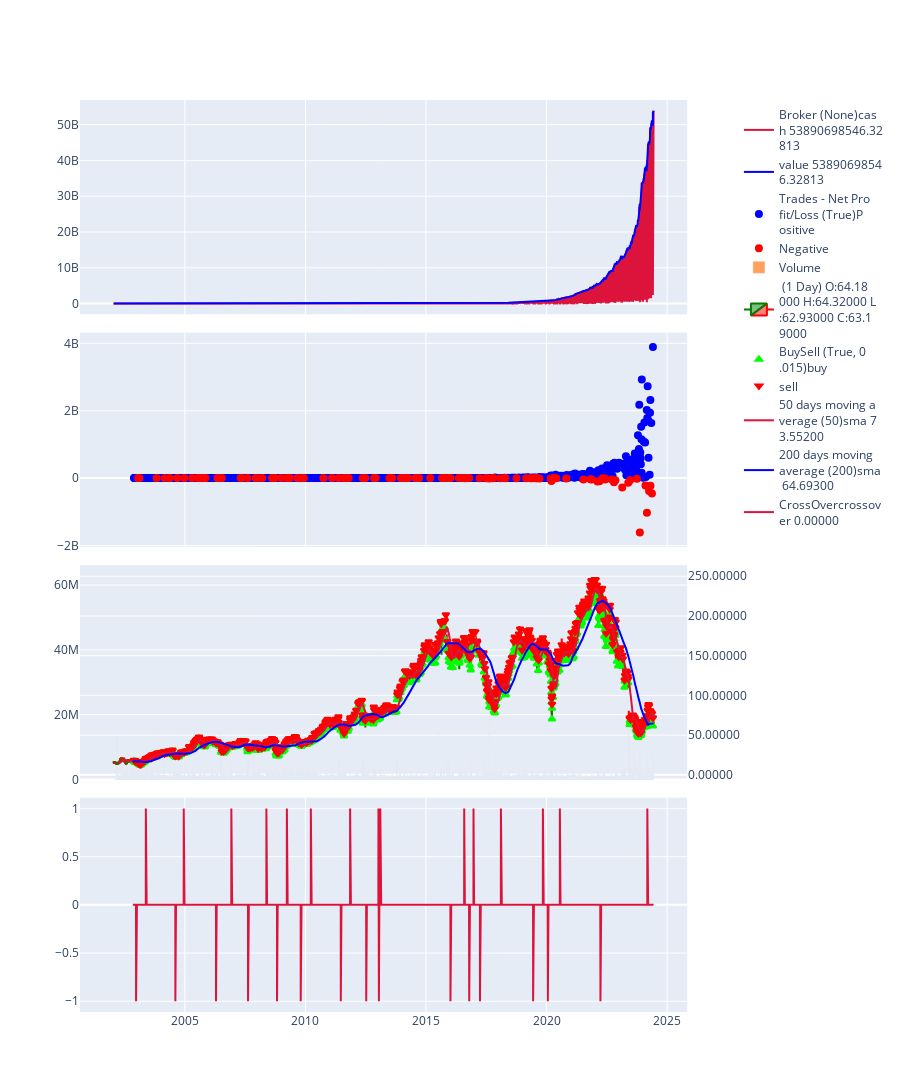

Notebook cell for this chart:
### Code cell
import backtrader as bt
import pandas as pd

# import the package after installation
from backtrader_plotly.plotter import BacktraderPlotly
from backtrader_plotly.scheme import PlotScheme
import plotly.io

# 初始化回測引擎
cerebro = bt.Cerebro()
cerebro.addstrategy(GoldenCross)
cerebro.adddata(data)
# 设置交易佣金为 0.2%
cerebro.broker.setcommission(commission=0.002)  # 0.2% 的佣金
cerebro.broker.setcash(1000.0)

# 執行回測
results = cerebro.run()

# define plot scheme with new additional scheme arguments
scheme = PlotScheme(decimal_places=5, max_legend_text_width=16)

figs = cerebro.plot(BacktraderPlotly(show=False, scheme=scheme))

# directly manipulate object using methods provided by `plotly`
for i, each_run in enumerate(figs):
    for j, each_strategy_fig in enumerate(each_run):
        # open plot in browser
        each_strategy_fig.show()

        # save the html of the plot to a variable
        html = plotly.io.to_html(each_strategy_fig, full_html=False)

        # write html to disk
        plotly.io.write_html(each_strategy_fig, f'{i}_{j}.html', full_html=True)

### Figure 1 — Plotly figure (JSON) as saved in the notebook; plotly's stock layout.template omitted (floating-point values rounded to 4 significant figures; data arrays with more than 128 entries replaced by an {"elided": "..."} marker saying what was removed)
{"data": [{"line": {"color": "crimson", "width": 2}, "name": "Broker (None)cas<br>h 53890698546.32<br>813", "opacity": 1, "type": "scatter", "x": {"elided": "5636 str values"}, "xaxis": "x", "y": {"elided": "5636 float values"}, "yaxis": "y"}, {"line": {"color": "rgb(0, 0, 255)", "width": 2}, "name": "value 5389069854<br>6.32813", "opacity": 1, "type": "scatter", "x": {"elided": "5636 str values"}, "xaxis": "x", "y": {"elided": "5636 float values"}, "yaxis": "y"}, {"line": {"color": "rgb(0, 0, 255)", "width": 2}, "marker": {"line": {"color": "rgb(0, 0, 255)", "width": 2}, "symbol": "circle"}, "mode": "markers", "name": "Trades - Net Pro<br>fit/Loss (True)P<br>ositive", "opacity": 1, "type": "scatter", "x": {"elided": "5636 str values"}, "xaxis": "x2", "y": {"elided": "5636 float values"}, "yaxis": "y3"}, {"line": {"color": "rgb(255, 0, 0)", "width": 2}, "marker": {"line": {"color": "rgb(255, 0, 0)", "width": 2}, "symbol": "circle"}, "mode": "markers", "name": "Negative", "opacity": 1, "type": "scatter", "x": {"elided": "5636 str values"}, "xaxis": "x2", "y": {"elided": "5636 float values"}, "yaxis": "y3"}, {"name": "Volume", "type": "bar", "x": {"elided": "5636 str values"}, "xaxis": "x3", "y": {"elided": "5636 int values"}, "yaxis": "y5"}, {"close": {"elided": "5636 float values"}, "decreasing": {"line": {"color": "red"}}, "high": {"elided": "5636 float values"}, "increasing": {"line": {"color": "green"}}, "low": {"elided": "5636 float values"}, "name": " (1 Day) O:64.18<br>000 H:64.32000 L<br>:62.93000 C:63.1<br>9000", "open": {"elided": "5636 float values"}, "type": "candlestick", "x": {"elided": "5636 str values"}, "xaxis": "x3", "yaxis": "y6"}, {"line": {"color": "lime", "width": 2}, "marker": {"line": {"color": "lime", "width": 2}, "symbol": "triangle-up"}, "mode": "markers", "name": "BuySell (True, 0<br>.015)buy", "opacity": 1, "type": "scatter", "x": {"elided": "5636 str values"}, "xaxis": "x3", "y": {"elided": "5636 float values"}, "yaxis": "y6"}, {"line": {"color": "rgb(255, 0, 0)", "width": 2}, "marker": {"line": {"color": "rgb(255, 0, 0)", "width": 2}, "symbol": "triangle-down"}, "mode": "markers", "name": "sell", "opacity": 1, "type": "scatter", "x": {"elided": "5636 str values"}, "xaxis": "x3", "y": {"elided": "5636 float values"}, "yaxis": "y6"}, {"line": {"color": "crimson", "width": 2}, "name": "50 days moving a<br>verage (50)sma 7<br>3.55200", "opacity": 1, "type": "scatter", "x": {"elided": "5636 str values"}, "xaxis": "x3", "y": {"elided": "5636 float values"}, "yaxis": "y6"}, {"line": {"color": "rgb(0, 0, 255)", "width": 2}, "name": "200 days moving <br>average (200)sma<br> 64.69300", "opacity": 1, "type": "scatter", "x": {"elided": "5636 str values"}, "xaxis": "x3", "y": {"elided": "5636 float values"}, "yaxis": "y6"}, {"line": {"color": "crimson", "width": 2}, "name": "CrossOvercrossov<br>er 0.00000", "opacity": 1, "type": "scatter", "x": {"elided": "5636 str values"}, "xaxis": "x4", "y": {"elided": "5636 int values"}, "yaxis": "y7"}], "layout": {"height": 1280, "hovermode": "x unified", "xaxis": {"anchor": "y", "domain": [0, 0.94], "matches": "x4", "showticklabels": false}, "xaxis2": {"anchor": "y3", "domain": [0, 0.94], "matches": "x4", "showticklabels": false}, "xaxis3": {"anchor": "y5", "domain": [0, 0.94], "matches": "x4", "rangeslider": {"visible": false}, "showticklabels": false}, "xaxis4": {"anchor": "y7", "domain": [0, 0.94]}, "yaxis": {"anchor": "x", "domain": [0.765, 1.0]}, "yaxis2": {"anchor": "x", "overlaying": "y", "side": "right"}, "yaxis3": {"anchor": "x2", "domain": [0.51, 0.745]}, "yaxis4": {"anchor": "x2", "overlaying": "y3", "side": "right"}, "yaxis5": {"anchor": "x3", "domain": [0.255, 0.49], "range": [0, 66160000.0]}, "yaxis6": {"anchor": "x3", "overlaying": "y5", "side": "right", "tickformat": ".5f"}, "yaxis7": {"anchor": "x4", "domain": [0, 0.235]}, "yaxis8": {"anchor": "x4", "overlaying": "y7", "side": "right"}}}
